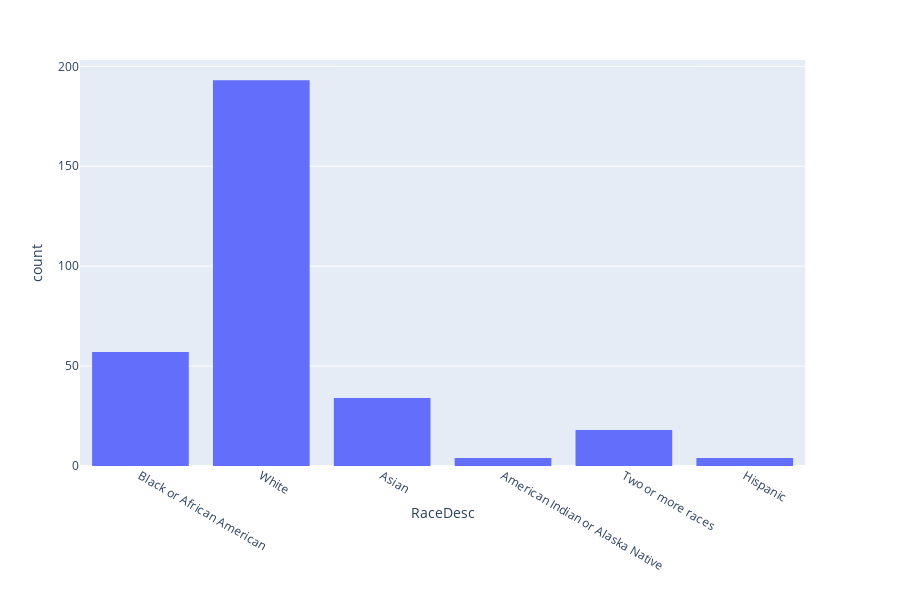

Write notebook code for a chart like this one.
### Code cell
# Raza
px.histogram(df_pd, x="RaceDesc")

### Figure 1 — Plotly figure (JSON) as saved in the notebook; plotly's stock layout.template omitted (floating-point values rounded to 4 significant figures; data arrays with more than 128 entries replaced by an {"elided": "..."} marker saying what was removed)
{"data": [{"alignmentgroup": "True", "bingroup": "x", "hoverlabel": {"namelength": 0}, "hovertemplate": "RaceDesc=%{x}<br>count=%{y}", "legendgroup": "", "marker": {"color": "#636efa"}, "name": "", "offsetgroup": "", "orientation": "v", "showlegend": false, "type": "histogram", "x": {"elided": "310 str values"}, "xaxis": "x", "yaxis": "y"}], "layout": {"barmode": "relative", "height": 600, "legend": {"tracegroupgap": 0}, "margin": {"t": 60}, "xaxis": {"anchor": "y", "domain": [0, 0.98], "title": {"text": "RaceDesc"}}, "yaxis": {"anchor": "x", "domain": [0, 1], "title": {"text": "count"}}}}
